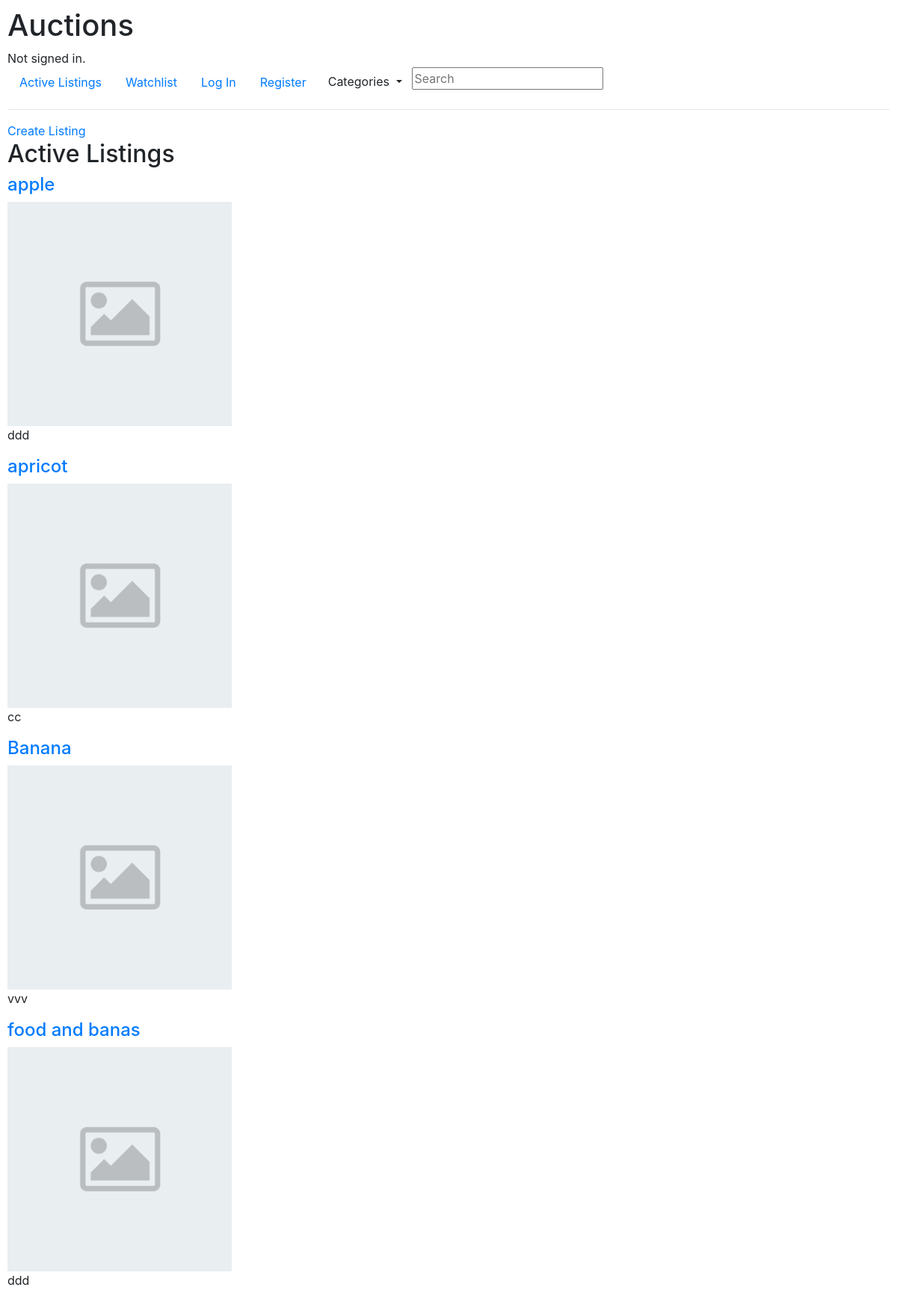
The app's page /, older data.
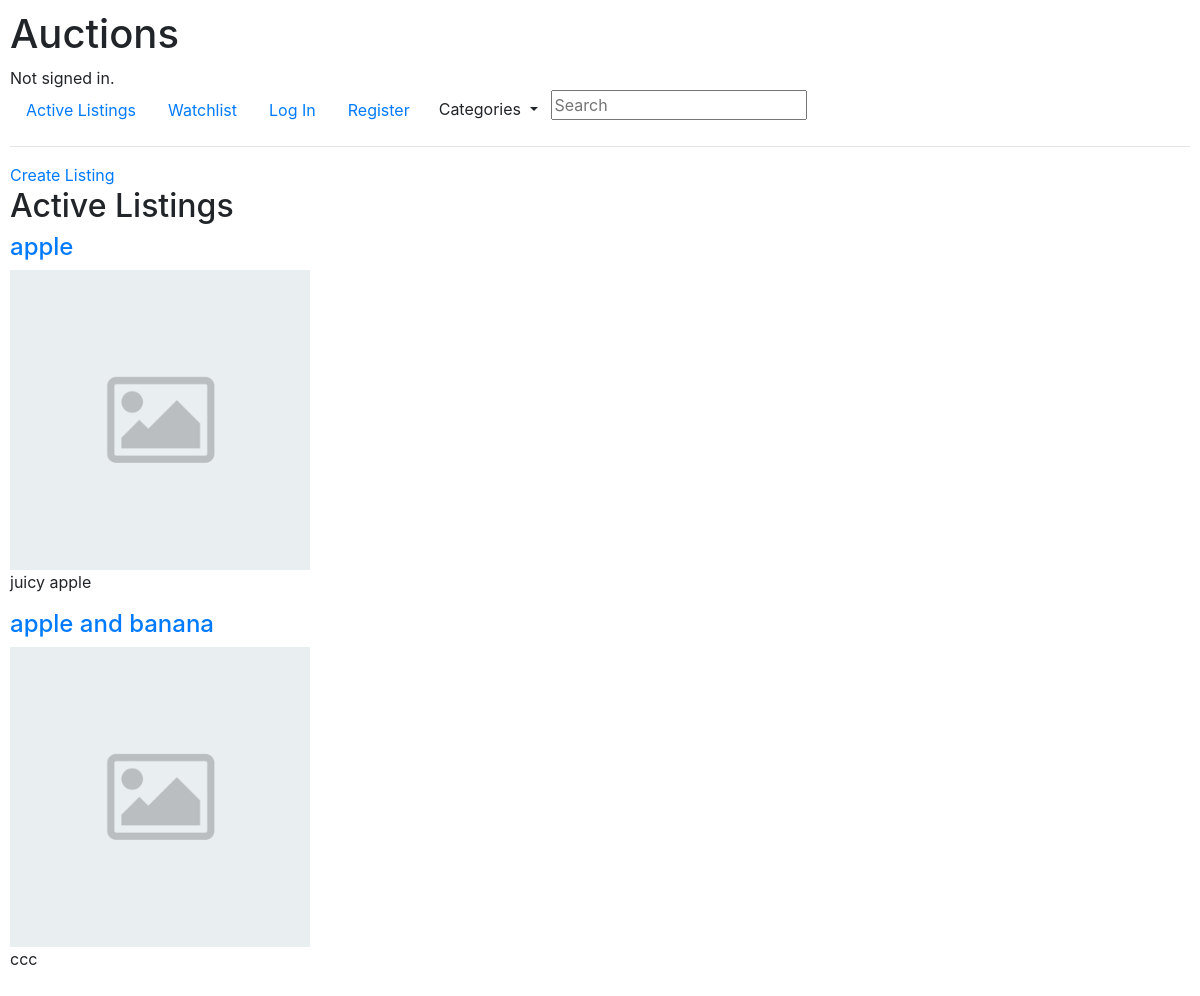
The same page, newer data.
### auctions/models.py (models this page shows, shortened)
class Listing(models.Model):
    title = models.CharField(max_length=64)
    description = models.TextField(max_length=500)
    image = models.ImageField(default='default.png')
    start_bid = models.DecimalField(max_digits=12, decimal_places=2)
    date_created = models.DateTimeField(default=timezone.now)
    category = models.ForeignKey(Category, on_delete=models.CASCADE)
    user = models.ForeignKey(User, on_delete=models.CASCADE)
    comment = models.ManyToManyField(Comment)
    bid = models.ManyToManyField(Bid)

### auctions/views.py (the view)
# urls.py: path("", views.index, name="index"),
def index(request):
    listings = Listing.objects.all()
    return render(request, "auctions/index.html", {
        "listings": listings,
        "categories": Category.objects.all()
    })

### auctions/models.py (called while the page is built)
    def __str__(self):
        return self.category

### auctions/templates/auctions/index.html
{% extends "auctions/layout.html" %}
{% block body %}
<a href="{% url 'create' %}">Create Listing</a>
    <h2>Active Listings</h2>
    {% for listing in listings %}
    <h4><a href="{% url 'item' listing.title %}">{{ listing.title }} </a></h4>
    <img src="{{ listing.image.url }}" alt="image" style="width: 300px; height:auto;">
    <p>{{ listing.description }}</p>
    {% endfor %}
{% endblock %}

### auctions/templates/auctions/layout.html (shortened to what this page needs)
{% load static %}
<!DOCTYPE html>
<html lang="en">
    <head>
        <link rel="stylesheet" href="https://stackpath.bootstrapcdn.com/bootstrap/4.4.1/css/bootstrap.min.css">
        <link href="{% static 'auctions/styles.css' %}" rel="stylesheet">
    </head>
    <body>
        <h1>Auctions</h1>
        <div>
            {% if user.is_authenticated %}
                Signed in as <strong>{{ user.username }}</strong>.
            {% else %}
                Not signed in.
            {% endif %}
        </div>
        <ul class="nav">
            <li class="nav-item">
                <a class="nav-link" href="{% url 'index' %}">Active Listings</a>
            </li>
            <li class="nav-item">
                <a class="nav-link" href="{% url 'watchlist' %}">Watchlist</a>
            </li>
            {% if user.is_authenticated %}
                <li class="nav-item">
                    <a class="nav-link" href="{% url 'logout' %}">Log Out</a>
                </li>
            {% else %}
                <li class="nav-item">
                    <a class="nav-link" href="{% url 'login' %}">Log In</a>
                </li>
                <li class="nav-item">
                    <a class="nav-link" href="{% url 'register' %}">Register</a>
                </li>
            {% endif %}
            <div class="dropdown">
                <button class="btn dropdown-toggle" type="button" id="dropdownMenuButton" data-toggle="dropdown" aria-haspopup="true" aria-expanded="false">
                    Categories
                </button>
            </div>
            <form action="{% url 'search' %}">
                <input class="search" type="text" name="q" placeholder="Search">
            </form>
        </ul>
        <hr>
        {% block body %}
        {% endblock %}
    </body>
</html>

### auctions/static/auctions/styles.css (style rules this page uses)
body { padding: 10px; }

Row changes from the older to the newer data that the page shows:
removed Listing: title "apricot", image (placeholder picture), description "cc"
removed Listing: title "food and banas", image (placeholder picture), description "ddd"
changed Listing "apple": description "ddd" → "juicy apple"
changed Listing: title "Banana" → "apple and banana"; description "vvv" → "ccc"
